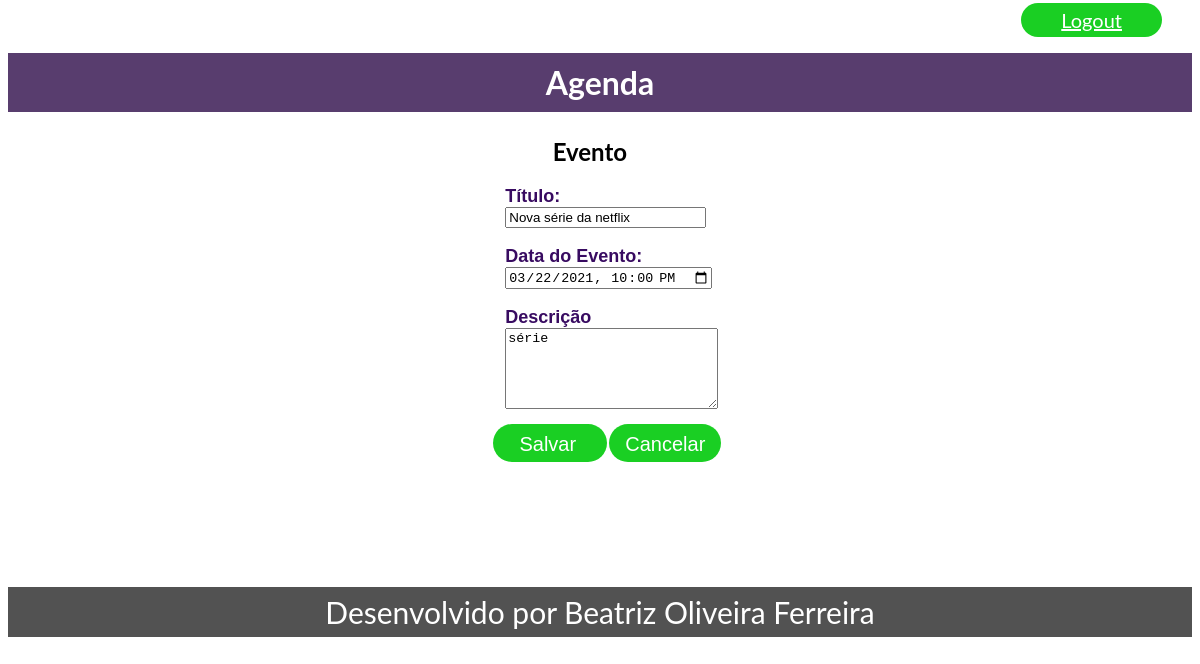
Screenshot of /agenda/evento/?id=5 (signed in) with the database file from the repository.
### core/models.py (models this page shows, shortened)
class Evento(models.Model):
    titulo = models.CharField(max_length=100)
    descricao = models.TextField(blank=True, null=True)
    data_evento = models.DateTimeField(verbose_name='Data do evento')
    data_criacao = models.DateTimeField(auto_now=True)
    usuario = models.ForeignKey(User, on_delete=models.CASCADE)
    class Meta:
        db_table = 'evento'
    def get_data_input_evento(self):
        return self.data_evento.strftime('%Y-%m-%dT%H:%M')

### core/views.py (the view)
# urls.py: path('agenda/evento/', views.evento),
@login_required(login_url='/login/')
def evento(request):
    id_evento = request.GET.get('id')
    dados = {}
    if id_evento:
        dados['evento'] = Evento.objects.get(id=id_evento)
    return render(request, 'evento.html', dados)

### templates/evento.html (shortened to what this page needs)
{% extends "model-page.html" %}
{% block content %}
<h2>Evento</h2>
<form action="submit" method="POST">{% csrf_token %}
    <label>Título: </label>
    <br>
    <input type="text" name="titulo" size="22" value="{{ evento.titulo }}">
    <br><br>
    <label>Data do Evento: </label>
    <br>
    <input type="datetime-local" name="data_evento" size="22" value="{{ evento.get_data_input_evento }}">
    <br><br>
    <label>Descrição</label>
    <br>
    <textarea name="descricao" rows="5" cols="24">{{ evento.descricao }}</textarea>
    <br><br>
    <a class="salvar">
        <button type="submit" class="nomeSalvar">Salvar</button>
    </a>
    <a href="/" class="cancelar">
        <button type="button" class="nomeCancelar">Cancelar</button>
    </a>
</form>
{% endblock %}

### templates/model-header.html (style rules this page uses)
a { font-family: 'Lato', sans-serif; max-width: 900px; margin: 70px 30px 6px 30px; padding: 5px 40px 5px 40px; font-size: 20px; color: white; border-radius: 30px; background-color: rgb(26, 207, 35); }

### templates/evento.html (style rules this page uses)
h2 { margin-top: 25px; margin-left: 46%; font-family: 'Lato', sans-serif; }
.salvar { font-family: font-family: 'Lato', sans-serif; margin-left: 0; border: none; padding: 7px 20px 7px 20px; font-size: 20px; color: white; background-color: rgb(26, 207, 35); margin-left: 41%; }
.cancelar { font-family: font-family: 'Lato', sans-serif; margin-left: -28px; padding: 7px 10px 7px 10px; font-size: 20px; color: white; background-color: rgb(26, 207, 35); }
.nomeSalvar { border: none; background-color: rgb(26, 207, 35); color: white; font-size: 20px; }
.nomeCancelar { border: none; background-color: rgb(26, 207, 35); color: white; font-size: 20px; }
label { font-family: sans-serif; color: #380B61; font-weight: bold; font-size: 18px }
form { align-items: center; }
form label { font-family: sans-serif; margin-left: 42%; }
input { margin-left: 42%; }
textarea { margin-left: 42%; }

### rows the page displays
Evento: titulo "Nova série da netflix", data_evento "03/22/2021 22:00", descricao "série"
